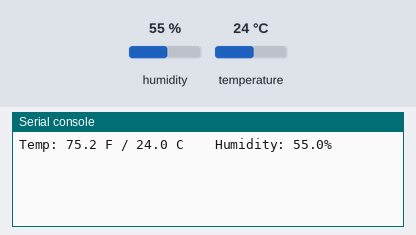
Simulated run of this program. Board: Raspberry Pi Pico running CircuitPython. Shown: the last lines printed to the serial console. Inputs (shaded band) come from the test bench; at power-on: humidity 55 %, temperature 24 °C.

Above: at 1.2 s.
1.3 s: humidity set to 22 %
At 2.59 s:
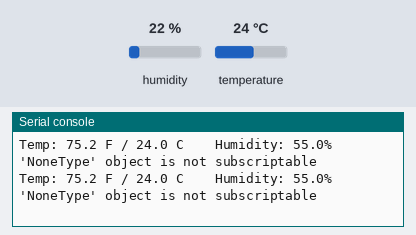
2.8 s: temperature set to 12 °C
At 2.8 s:
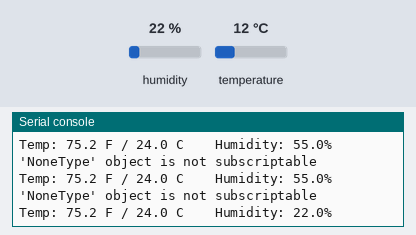
4.3 s: humidity set to 40 %
At 5.8 s:
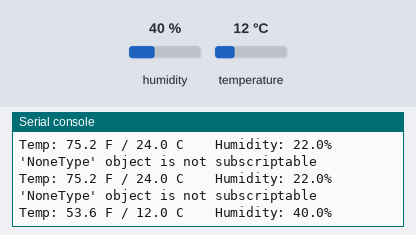
Timing chart, 0 to 7.3 s (numbered marks = the images above; inputs shaded):
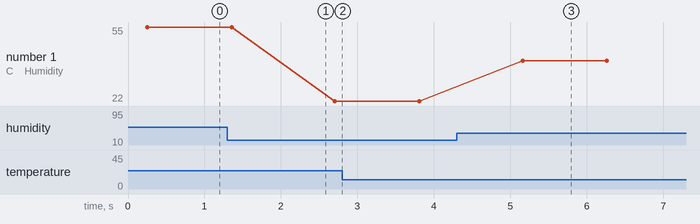

Measured:
- after the input at 4.3 s, the serial console: prints a new line after 0.86 s (image 3)
- plotted number 1: 55 → 22 after the input at 1.3 s, 22 → 40 after the input at 4.3 s

The program:

aq_allin1.py
```python
import board
import PM2_5
import aq
import time
import adafruit_dht
import digitalio

#Add PM2.5
PM_test = PM2_5.PM2_5(board.GP4, board.GP5)

#Add air quality
air_q = aq.air_quality(board.GP0, board.GP1)

#Add DHT22
dhtDevice = adafruit_dht.DHT22(board.GP2)

while True:
    try:
        # Print the values to the serial port
        temperature_c = dhtDevice.temperature
        temperature_f = temperature_c * (9 / 5) + 32
        humidity = dhtDevice.humidity
        print(
            "Temp: {:.1f} F / {:.1f} C    Humidity: {}% ".format(
                temperature_f, temperature_c, humidity
            )
        )
        #time.sleep(0.5)
        PM1,PM25,PM10 = PM_test.collect_data()
        print ("PM1.0 value = {} ug/m3".format(PM1))
        print ("PM2.5 value = {} ug/m3".format(PM25))
        print ("PM10 value = {} ug/m3".format(PM10))
        time.sleep(1)
        TV0C,CH02,C02 = air_q.collect_data()

        print ("TV0C value = {} ug/m3".format(TV0C))
        print ("CH02 value = {} ug/m3".format(CH02))
        print ("C02 value = {} PPM".format(C02))

    except RuntimeError as error:
        # Errors happen fairly often, DHT's are hard to read, just keep going
        print(error.args[0])
        time.sleep(2.0)
        continue
    except SyntaxError as error:
        print (error)
        time.sleep(2.0)
        continue
    except TypeError as error:
        print (error)
        time.sleep(0.1)
        continue
    except ValueError as error:
        print (error)
        time.sleep(0.1)
        continue
    except Exception as error:
        dhtDevice.exit()
        raise error

    time.sleep(2.0)
    
```

PM2_5.py
```python
import board
import busio
import time
import gc

class PM2_5:

    def __init__(self, TX_pin : pin, RX_pin:pin) -> None:
        self.uart = busio.UART(TX_pin,RX_pin, baudrate = 9600)


    def collect_data (self) -> None:
        try:
            self.data  = self.uart.read(32)
            self._check_data()
            PM10 = int.from_bytes((self.data[10].to_bytes(1,'big') + self.data[11].to_bytes(1,'big')),'big')
            PM25 = int.from_bytes((self.data[12].to_bytes(1,'big') + self.data[13].to_bytes(1,'big')),'big')
            PM100 = int.from_bytes((self.data[14].to_bytes(1,'big') + self.data[15].to_bytes(1,'big')),'big')
            gc.collect()
            return PM10, PM25, PM100

        except Exception as error:
            raise error

    def _check_data(self) -> None:
        check = 0
        self.uart.reset_input_buffer()
        for i in range (30):
            check = check + self.data[i]
        result = int.from_bytes((self.data[30].to_bytes(1,'big') + self.data[31].to_bytes(1,'big')),'big')
        if result != check:
            raise ValueError ("Data Incorrect")
        
```

aq.py
```python
import board
import busio
import time
import gc

class air_quality:

    def __init__(self, TX_pin : pin, RX_pin:pin) -> None:
        self.uart = busio.UART(TX_pin,RX_pin, baudrate = 9600)
        self.data = {}

    def collect_data (self) -> None:
        try:
            for i in range (9):
                self.data[i]  = self.uart.read(1)
            self._check_data()
            TV0C = int.from_bytes((self.data[2] + self.data[3]),'big')
            CH02 = int.from_bytes((self.data[4] + self.data[5]),'big')
            C02 = int.from_bytes((self.data[6] + self.data[7]),'big')
            if TV0C == 0 and CH02 == 0 and C02 == 0:
                raise SyntaxError ("Module not Ready")
            else:
                gc.collect()
                return TV0C, CH02, C02

        except Exception as error:
            raise error

    def _check_data(self) -> None:
        check = 0
        self.uart.reset_input_buffer()
        for i in range (8):
            check = check + int.from_bytes(self.data[i],'big')
        final = check.to_bytes(2,'big')
        if final[1].to_bytes(1,'big') != self.data[8]:
            raise ValueError ("Data Incorrect")
        
```
